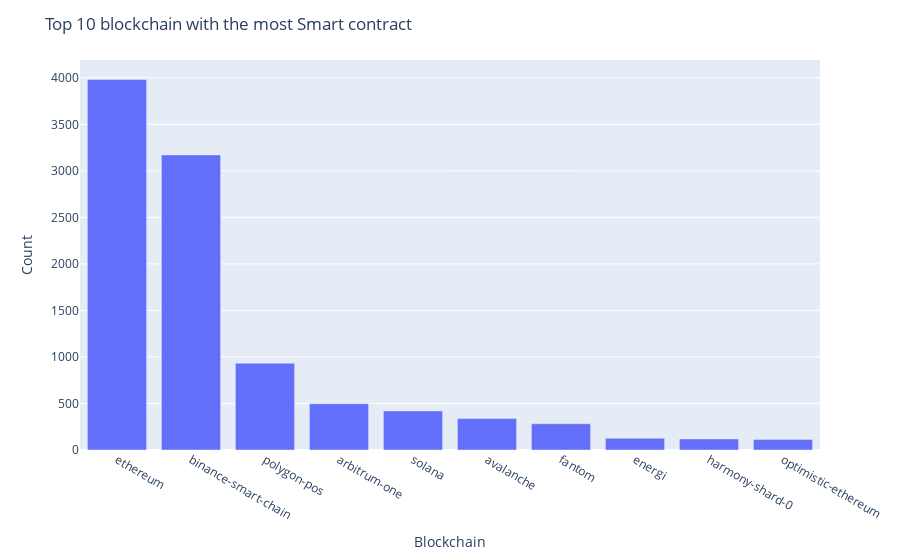

This figure's notebook cell:
### Markdown cell above
## 🔸 Exploratory data analysis(EDA) <a class="anchor"  id="h4"></a>

Regarding this dataset, we can answer two questions

1. Which blockchains have the most smart contracts?
1. Which tokens are on most blockchains?

### Code cell
counts = df.eq(1).sum()

# sort the counts in descending order and select the top 10 columns
sorted_counts = counts.sort_values(ascending=False)[:10]

# create a bar chart of the top 10 counts using plotly express
fig = px.bar(sorted_counts, x=sorted_counts.index, y=sorted_counts.values)

# set plot title and axis labels
fig.update_layout(title='Top 10 blockchain with the most Smart contract', xaxis_title='Blockchain', yaxis_title='Count')

# display plot
fig.show()

### Figure 1 — Plotly figure (JSON) as saved in the notebook; plotly's stock layout.template omitted (floating-point values rounded to 4 significant figures)
{"data": [{"alignmentgroup": "True", "hovertemplate": "index=%{x}<br>y=%{y}<extra></extra>", "legendgroup": "", "marker": {"color": "#636efa", "pattern": {"shape": ""}}, "name": "", "offsetgroup": "", "orientation": "v", "showlegend": false, "textposition": "auto", "type": "bar", "x": ["ethereum", "binance-smart-chain", "polygon-pos", "arbitrum-one", "solana", "avalanche", "fantom", "energi", "harmony-shard-0", "optimistic-ethereum"], "xaxis": "x", "y": [3982, 3171, 932, 497, 420, 338, 282, 126, 119, 114], "yaxis": "y"}], "layout": {"barmode": "relative", "legend": {"tracegroupgap": 0}, "margin": {"t": 60}, "title": {"text": "Top 10 blockchain with the most Smart contract"}, "xaxis": {"anchor": "y", "domain": [0.0, 1.0], "title": {"text": "Blockchain"}}, "yaxis": {"anchor": "x", "domain": [0.0, 1.0], "title": {"text": "Count"}}}}
